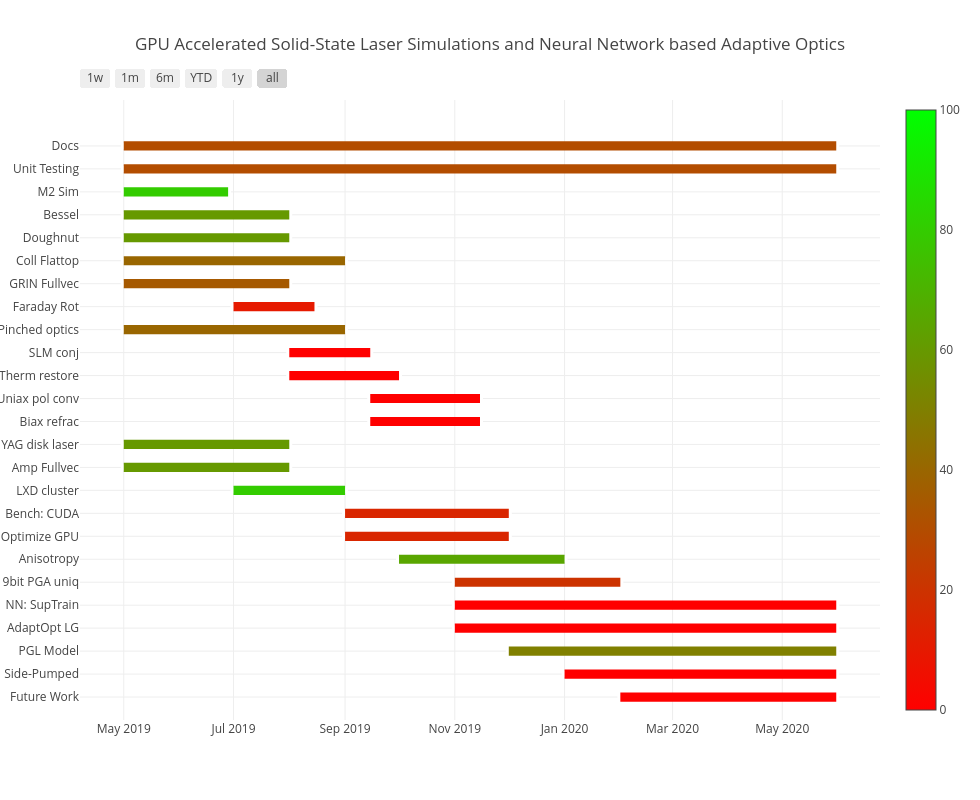

Notebook source saved alongside this figure:
### Code cell
from plotly.offline import iplot, init_notebook_mode
#import plotly.plotly as py
import plotly.figure_factory as ff

df = [dict(Task="Docs", Start='2019-05-01', Finish='2020-05-31', Complete=30),
      dict(Task="Unit Testing", Start='2019-05-01', Finish='2020-05-31', Complete=30),
      dict(Task="M2 Sim", Start='2019-05-01', Finish='2019-06-28', Complete=80),
      dict(Task="Bessel", Start='2019-05-01', Finish='2019-08-01', Complete=60),
      dict(Task="Doughnut", Start='2019-05-01', Finish='2019-08-01', Complete=60),
      dict(Task="Coll Flattop", Start='2019-05-01', Finish='2019-09-01', Complete=40),
      dict(Task="GRIN Fullvec", Start='2019-05-01', Finish='2019-08-01', Complete=35),
      dict(Task="Faraday Rot", Start='2019-07-01', Finish='2019-08-15', Complete=10),
      dict(Task="Pinched optics", Start='2019-05-01', Finish='2019-09-01', Complete=40),
      dict(Task="SLM conj", Start='2019-08-01', Finish='2019-09-15', Complete=0),
      dict(Task="Therm restore", Start='2019-08-01', Finish='2019-10-01', Complete=0),
      dict(Task="Uniax pol conv", Start='2019-09-15', Finish='2019-11-15', Complete=0),
      dict(Task="Biax refrac", Start='2019-09-15', Finish='2019-11-15', Complete=0),
      dict(Task="YAG disk laser", Start='2019-05-01', Finish='2019-08-01', Complete=60),
      dict(Task="Amp Fullvec", Start='2019-05-01', Finish='2019-08-01', Complete=60),
      dict(Task="LXD cluster", Start='2019-07-01', Finish='2019-09-01', Complete=80),
      dict(Task="Bench: CUDA", Start='2019-09-01', Finish='2019-12-01', Complete=15),
      dict(Task="Optimize GPU", Start='2019-09-01', Finish='2019-12-01', Complete=15),
      dict(Task="Anisotropy", Start='2019-10-01', Finish='2020-01-01', Complete=65),
      dict(Task="9bit PGA uniq", Start='2019-11-01', Finish='2020-02-01', Complete=20),
      dict(Task="NN: SupTrain", Start='2019-11-01', Finish='2020-05-31', Complete=0),
      dict(Task="AdaptOpt LG", Start='2019-11-01', Finish='2020-05-31', Complete=0),
      dict(Task="PGL Model", Start='2019-12-01', Finish='2020-05-31', Complete=50),
      dict(Task="Side-Pumped", Start='2020-01-01', Finish='2020-05-31', Complete=0),
      dict(Task="Future Work", Start='2020-02-01', Finish='2020-05-31', Complete=0)]

init_notebook_mode(connected=True)
fig = ff.create_gantt(df, colors=['#FF0000', '#00FF00'], index_col='Complete', show_colorbar=True, \
                      title='GPU Accelerated Solid-State Laser Simulations and Neural Network based Adaptive Optics', \
                      bar_width=0.2, showgrid_x=True, showgrid_y=True, group_tasks=True, height=800, width=980)
iplot(fig, filename='gantt-numeric-variable')

### Figure 1 — Plotly figure (JSON) as saved in the notebook; plotly's stock layout.template omitted (floating-point values rounded to 4 significant figures)
{"data": [{"marker": {"color": "white"}, "name": "", "type": "scatter", "uid": "1d8e2570-4ffc-46c1-8945-f701aaa2a5f0", "x": ["2019-05-01", "2020-05-31"], "y": [24, 24]}, {"marker": {"color": "white"}, "name": "", "type": "scatter", "uid": "04d1499c-e37c-4ce8-9da0-118244720976", "x": ["2019-05-01", "2020-05-31"], "y": [23, 23]}, {"marker": {"color": "white"}, "name": "", "type": "scatter", "uid": "db76b616-67e9-4ec3-8384-30779829f57c", "x": ["2019-05-01", "2019-06-28"], "y": [22, 22]}, {"marker": {"color": "white"}, "name": "", "type": "scatter", "uid": "b01e3131-6193-4b55-9282-d99dce868151", "x": ["2019-05-01", "2019-08-01"], "y": [21, 21]}, {"marker": {"color": "white"}, "name": "", "type": "scatter", "uid": "9b87edbd-89bc-432f-aa69-e49850cf7904", "x": ["2019-05-01", "2019-08-01"], "y": [20, 20]}, {"marker": {"color": "white"}, "name": "", "type": "scatter", "uid": "fb6c9434-9437-49cc-8818-481aa9ec11a3", "x": ["2019-05-01", "2019-09-01"], "y": [19, 19]}, {"marker": {"color": "white"}, "name": "", "type": "scatter", "uid": "4b55a4d2-1887-4270-9e35-96b9fb7b7cde", "x": ["2019-05-01", "2019-08-01"], "y": [18, 18]}, {"marker": {"color": "white"}, "name": "", "type": "scatter", "uid": "3b4ca23f-a11a-48e9-bb40-d7ef91d53fd5", "x": ["2019-07-01", "2019-08-15"], "y": [17, 17]}, {"marker": {"color": "white"}, "name": "", "type": "scatter", "uid": "8ed80465-a029-4c78-a226-00531bcf2cb8", "x": ["2019-05-01", "2019-09-01"], "y": [16, 16]}, {"marker": {"color": "white"}, "name": "", "type": "scatter", "uid": "28fc97ca-4174-4eeb-9ce3-64fbfd729621", "x": ["2019-08-01", "2019-09-15"], "y": [15, 15]}, {"marker": {"color": "white"}, "name": "", "type": "scatter", "uid": "f7fcbc42-a5b2-4923-896f-a1097020f974", "x": ["2019-08-01", "2019-10-01"], "y": [14, 14]}, {"marker": {"color": "white"}, "name": "", "type": "scatter", "uid": "b2e3a84b-68c4-42b7-b87b-e141642c2401", "x": ["2019-09-15", "2019-11-15"], "y": [13, 13]}, {"marker": {"color": "white"}, "name": "", "type": "scatter", "uid": "8f34aadf-feea-44de-9190-c63e65fd573a", "x": ["2019-09-15", "2019-11-15"], "y": [12, 12]}, {"marker": {"color": "white"}, "name": "", "type": "scatter", "uid": "70b2db56-d42d-4b3f-b4f0-fe610c741e23", "x": ["2019-05-01", "2019-08-01"], "y": [11, 11]}, {"marker": {"color": "white"}, "name": "", "type": "scatter", "uid": "bede469a-0a3f-479e-a28a-d7942fc525a4", "x": ["2019-05-01", "2019-08-01"], "y": [10, 10]}, {"marker": {"color": "white"}, "name": "", "type": "scatter", "uid": "ca0ae79f-621a-483b-9f5c-c3523616600d", "x": ["2019-07-01", "2019-09-01"], "y": [9, 9]}, {"marker": {"color": "white"}, "name": "", "type": "scatter", "uid": "523c7ef6-b2a9-480c-a384-06a5c51d17c1", "x": ["2019-09-01", "2019-12-01"], "y": [8, 8]}, {"marker": {"color": "white"}, "name": "", "type": "scatter", "uid": "c48ddefa-1eb5-46b6-9fe7-ab70d04862e8", "x": ["2019-09-01", "2019-12-01"], "y": [7, 7]}, {"marker": {"color": "white"}, "name": "", "type": "scatter", "uid": "cce6ab94-609d-4983-be18-5779e2ea711c", "x": ["2019-10-01", "2020-01-01"], "y": [6, 6]}, {"marker": {"color": "white"}, "name": "", "type": "scatter", "uid": "3ec4d9fc-1878-4e54-9e74-388119f0bb3f", "x": ["2019-11-01", "2020-02-01"], "y": [5, 5]}, {"marker": {"color": "white"}, "name": "", "type": "scatter", "uid": "0e1e9275-60bd-4e20-a951-e0a8773a607a", "x": ["2019-11-01", "2020-05-31"], "y": [4, 4]}, {"marker": {"color": "white"}, "name": "", "type": "scatter", "uid": "e98e3e4b-6288-400d-8a5a-670035635e5d", "x": ["2019-11-01", "2020-05-31"], "y": [3, 3]}, {"marker": {"color": "white"}, "name": "", "type": "scatter", "uid": "a14e99e0-d032-4a57-b16f-f8b3024799fe", "x": ["2019-12-01", "2020-05-31"], "y": [2, 2]}, {"marker": {"color": "white"}, "name": "", "type": "scatter", "uid": "c4d44ed4-65d3-4b76-b26d-c75b85d03233", "x": ["2020-01-01", "2020-05-31"], "y": [1, 1]}, {"marker": {"color": "white"}, "name": "", "type": "scatter", "uid": "dd5d4a67-3cdc-422f-ad97-6ec9f11532af", "x": ["2020-02-01", "2020-05-31"], "y": [0, 0]}, {"marker": {"cmax": 100, "cmin": 0, "color": "white", "colorscale": [[0, "rgb(255.0, 0.0, 0.0)"], [1, "rgb(0.0, 255.0, 0.0)"]], "showscale": true}, "name": "", "type": "scatter", "uid": "7e11a2b5-a774-4fab-b95f-bf9a3ab04b9a", "x": ["2020-02-01", "2020-02-01"], "y": [24, 24]}], "layout": {"height": 800, "hovermode": "closest", "shapes": [{"fillcolor": "rgb(178.5, 76.5, 0.0)", "line": {"width": 0}, "opacity": 1, "type": "rect", "x0": "2019-05-01", "x1": "2020-05-31", "xref": "x", "y0": 23.8, "y1": 24.2, "yref": "y"}, {"fillcolor": "rgb(178.5, 76.5, 0.0)", "line": {"width": 0}, "opacity": 1, "type": "rect", "x0": "2019-05-01", "x1": "2020-05-31", "xref": "x", "y0": 22.8, "y1": 23.2, "yref": "y"}, {"fillcolor": "rgb(51.0, 204.0, 0.0)", "line": {"width": 0}, "opacity": 1, "type": "rect", "x0": "2019-05-01", "x1": "2019-06-28", "xref": "x", "y0": 21.8, "y1": 22.2, "yref": "y"}, {"fillcolor": "rgb(102.0, 153.0, 0.0)", "line": {"width": 0}, "opacity": 1, "type": "rect", "x0": "2019-05-01", "x1": "2019-08-01", "xref": "x", "y0": 20.8, "y1": 21.2, "yref": "y"}, {"fillcolor": "rgb(102.0, 153.0, 0.0)", "line": {"width": 0}, "opacity": 1, "type": "rect", "x0": "2019-05-01", "x1": "2019-08-01", "xref": "x", "y0": 19.8, "y1": 20.2, "yref": "y"}, {"fillcolor": "rgb(153.0, 102.0, 0.0)", "line": {"width": 0}, "opacity": 1, "type": "rect", "x0": "2019-05-01", "x1": "2019-09-01", "xref": "x", "y0": 18.8, "y1": 19.2, "yref": "y"}, {"fillcolor": "rgb(165.75, 89.25, 0.0)", "line": {"width": 0}, "opacity": 1, "type": "rect", "x0": "2019-05-01", "x1": "2019-08-01", "xref": "x", "y0": 17.8, "y1": 18.2, "yref": "y"}, {"fillcolor": "rgb(229.5, 25.5, 0.0)", "line": {"width": 0}, "opacity": 1, "type": "rect", "x0": "2019-07-01", "x1": "2019-08-15", "xref": "x", "y0": 16.8, "y1": 17.2, "yref": "y"}, {"fillcolor": "rgb(153.0, 102.0, 0.0)", "line": {"width": 0}, "opacity": 1, "type": "rect", "x0": "2019-05-01", "x1": "2019-09-01", "xref": "x", "y0": 15.8, "y1": 16.2, "yref": "y"}, {"fillcolor": "rgb(255.0, 0.0, 0.0)", "line": {"width": 0}, "opacity": 1, "type": "rect", "x0": "2019-08-01", "x1": "2019-09-15", "xref": "x", "y0": 14.8, "y1": 15.2, "yref": "y"}, {"fillcolor": "rgb(255.0, 0.0, 0.0)", "line": {"width": 0}, "opacity": 1, "type": "rect", "x0": "2019-08-01", "x1": "2019-10-01", "xref": "x", "y0": 13.8, "y1": 14.2, "yref": "y"}, {"fillcolor": "rgb(255.0, 0.0, 0.0)", "line": {"width": 0}, "opacity": 1, "type": "rect", "x0": "2019-09-15", "x1": "2019-11-15", "xref": "x", "y0": 12.8, "y1": 13.2, "yref": "y"}, {"fillcolor": "rgb(255.0, 0.0, 0.0)", "line": {"width": 0}, "opacity": 1, "type": "rect", "x0": "2019-09-15", "x1": "2019-11-15", "xref": "x", "y0": 11.8, "y1": 12.2, "yref": "y"}, {"fillcolor": "rgb(102.0, 153.0, 0.0)", "line": {"width": 0}, "opacity": 1, "type": "rect", "x0": "2019-05-01", "x1": "2019-08-01", "xref": "x", "y0": 10.8, "y1": 11.2, "yref": "y"}, {"fillcolor": "rgb(102.0, 153.0, 0.0)", "line": {"width": 0}, "opacity": 1, "type": "rect", "x0": "2019-05-01", "x1": "2019-08-01", "xref": "x", "y0": 9.8, "y1": 10.2, "yref": "y"}, {"fillcolor": "rgb(51.0, 204.0, 0.0)", "line": {"width": 0}, "opacity": 1, "type": "rect", "x0": "2019-07-01", "x1": "2019-09-01", "xref": "x", "y0": 8.8, "y1": 9.2, "yref": "y"}, {"fillcolor": "rgb(216.75, 38.25, 0.0)", "line": {"width": 0}, "opacity": 1, "type": "rect", "x0": "2019-09-01", "x1": "2019-12-01", "xref": "x", "y0": 7.8, "y1": 8.2, "yref": "y"}, {"fillcolor": "rgb(216.75, 38.25, 0.0)", "line": {"width": 0}, "opacity": 1, "type": "rect", "x0": "2019-09-01", "x1": "2019-12-01", "xref": "x", "y0": 6.8, "y1": 7.2, "yref": "y"}, {"fillcolor": "rgb(89.25, 165.75, 0.0)", "line": {"width": 0}, "opacity": 1, "type": "rect", "x0": "2019-10-01", "x1": "2020-01-01", "xref": "x", "y0": 5.8, "y1": 6.2, "yref": "y"}, {"fillcolor": "rgb(204.0, 51.0, 0.0)", "line": {"width": 0}, "opacity": 1, "type": "rect", "x0": "2019-11-01", "x1": "2020-02-01", "xref": "x", "y0": 4.8, "y1": 5.2, "yref": "y"}, {"fillcolor": "rgb(255.0, 0.0, 0.0)", "line": {"width": 0}, "opacity": 1, "type": "rect", "x0": "2019-11-01", "x1": "2020-05-31", "xref": "x", "y0": 3.8, "y1": 4.2, "yref": "y"}, {"fillcolor": "rgb(255.0, 0.0, 0.0)", "line": {"width": 0}, "opacity": 1, "type": "rect", "x0": "2019-11-01", "x1": "2020-05-31", "xref": "x", "y0": 2.8, "y1": 3.2, "yref": "y"}, {"fillcolor": "rgb(127.5, 127.5, 0.0)", "line": {"width": 0}, "opacity": 1, "type": "rect", "x0": "2019-12-01", "x1": "2020-05-31", "xref": "x", "y0": 1.8, "y1": 2.2, "yref": "y"}, {"fillcolor": "rgb(255.0, 0.0, 0.0)", "line": {"width": 0}, "opacity": 1, "type": "rect", "x0": "2020-01-01", "x1": "2020-05-31", "xref": "x", "y0": 0.8, "y1": 1.2, "yref": "y"}, {"fillcolor": "rgb(255.0, 0.0, 0.0)", "line": {"width": 0}, "opacity": 1, "type": "rect", "x0": "2020-02-01", "x1": "2020-05-31", "xref": "x", "y0": -0.2, "y1": 0.2, "yref": "y"}], "showlegend": false, "title": {"text": "GPU Accelerated Solid-State Laser Simulations and Neural Network based Adaptive Optics"}, "width": 980, "xaxis": {"rangeselector": {"buttons": [{"count": 7, "label": "1w", "step": "day", "stepmode": "backward"}, {"count": 1, "label": "1m", "step": "month", "stepmode": "backward"}, {"count": 6, "label": "6m", "step": "month", "stepmode": "backward"}, {"count": 1, "label": "YTD", "step": "year", "stepmode": "todate"}, {"count": 1, "label": "1y", "step": "year", "stepmode": "backward"}, {"step": "all"}]}, "showgrid": true, "type": "date", "zeroline": false}, "yaxis": {"autorange": false, "range": [-1, 26], "showgrid": true, "ticktext": ["Future Work", "Side-Pumped", "PGL Model", "AdaptOpt LG", "NN: SupTrain", "9bit PGA uniq", "Anisotropy", "Optimize GPU", "Bench: CUDA", "LXD cluster", "Amp Fullvec", "YAG disk laser", "Biax refrac", "Uniax pol conv", "Therm restore", "SLM conj", "Pinched optics", "Faraday Rot", "GRIN Fullvec", "Coll Flattop", "Doughnut", "Bessel", "M2 Sim", "Unit Testing", "Docs"], "tickvals": [0, 1, 2, 3, 4, 5, 6, 7, 8, 9, 10, 11, 12, 13, 14, 15, 16, 17, 18, 19, 20, 21, 22, 23, 24], "zeroline": false}}}
